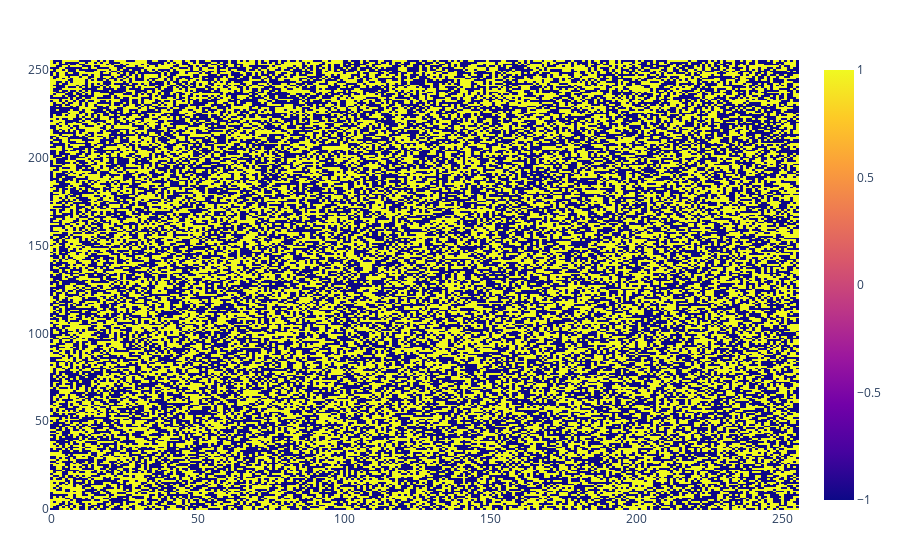

Here is the notebook cell this chart was saved with:
### Code cell
plot(heatmap(z=im3.state))

### Figure 1 — Plotly figure (JSON) as saved in the notebook; plotly's stock layout.template omitted (floating-point values rounded to 4 significant figures; data arrays with more than 128 entries replaced by an {"elided": "..."} marker saying what was removed)
{"data": [{"transpose": true, "type": "heatmap", "z": {"elided": "256x256 int values"}}], "layout": {"margin": {"b": 50, "l": 50, "r": 50, "t": 60}}}
